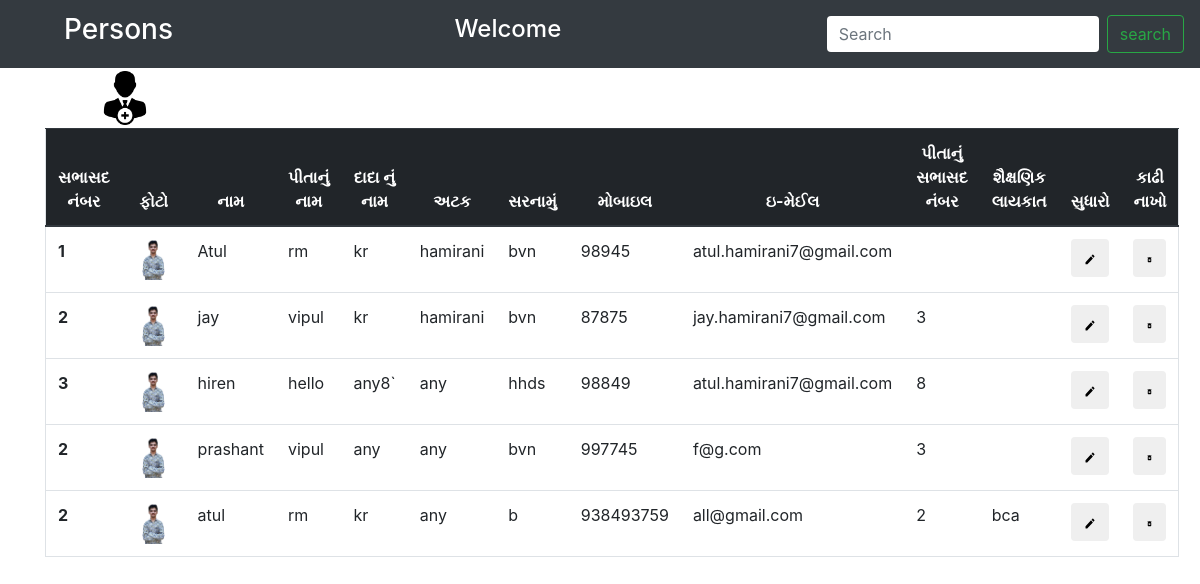
Page /list_person/ on the committed database.
### webapp/models.py (models this page shows, shortened)
class person(models.Model):
    registerno = models.CharField(null=True, max_length=15)
    father_registerno = models.CharField(null=True, max_length=15)
    first_name = models.CharField(max_length=15, default="")
    last_name = models.CharField(max_length=15, default="")
    sername = models.CharField(max_length=15, default="")
    g_father = models.CharField(max_length=15, default="")
    qualification = models.CharField(max_length=15, default="")
    email = models.CharField(max_length=20, default="")
    address = models.CharField(max_length=200, default="")
    phone = models.CharField(max_length=15, default="")
    image = models.ImageField(upload_to="upload/", default="")

### webapp/views.py (the view)
# urls.py: path('list_person/', views.list_person, name='list_person'),
def list_person(request):
    l = 10
    personlist = person.objects.all()
    page = request.GET.get('page', 1)
    paginator = Paginator(personlist, l)
    try:
        personlist = paginator.page(page)
    except PageNotAnInteger:
        personlist = paginator.page(1)
    except EmptyPage:
        personlist = paginator.page(paginator.num_pages)
    return render(request, 'personlist.html', {'personlist': personlist })

### webapp/templates/personlist.html (shortened to what this page needs)
{% extends "base.html" %}
{% block body %}
{% load static %}
  <div class="container">
    <a style="margin-left: 50px;">
      <a href="/add"><img style="width:60px;" src="{% static 'icons/add.png' %}"></a>
    <table class="table border" style="width:1155px">
    <thead class="thead-dark">
        <tr>
        <th style="text-align:center" scope="col">સભાસદ નંબર</th>
      <th style="text-align:center" scope="col">ફોટો</th>
      <th style="text-align:center" scope="col">નામ</th>
      <th style="text-align:center" scope="col">પીતાનું નામ</th>
      <th style="text-align:center" scope="col">દાદા નું નામ</th>
      <th style="text-align:center" scope="col">અટક</th>
      <th style="text-align:center" scope="col">સરનામું</th>
      <th style="text-align:center" scope="col">મોબાઇલ</th>
      <th style="text-align:center" scope="col">ઇ-મેઈલ</th>
      <th style="text-align:center" scope="col">પીતાનું સભાસદ નંબર</th>
      <th style="text-align:center" scope="col">શૈક્ષણિક લાયકાત</th>
      <th style="text-align:center" scope="col">સુધારો</th>
      <th style="text-align:center" scope="col">કાઢી નાખો</th>
    </tr>
  </thead>
  <tbody class="border-bottom">
    {% for i in personlist %}
    <tr>
      <th scope="row">{{i.registerno}}</th>
        <td><img style="width:40px;" src="/media/{{i.image}}"></td>
      <td>{{i.first_name}}</td>
      <td>{{i.last_name}}</td>
      <td>{{i.g_father}}</td>
      <td>{{i.sername}}</td>
      <td>{{i.address}}</td>
      <td>{{i.phone}}</td>
      <td>{{i.email}}</td>
      <td>{{i.father_registerno}}</td>
      <td>{{i.qualification}}</td>
      <td>
        <a href="/edit/{{i.id}}">
          <button type="submit" class="btn">
             <img class="img-fluid"  style="width:20px; "  src="{% static 'icons/edit.svg' %}">
          </button>
        </a>
      </td>
       <td>
         <button onclick="confirm_delete({{i.id}})";  type="submit" class="btn">
           <a>
             <img class="img-fluid"  style="width:20px;" src="{% static 'icons/deleteicon.svg' %}">
           </a>
         </button>
       </td>
    </tr>
 {% endfor %}
  </tbody>
</table>
        {% endblock %}

### webapp/templates/base.html (shortened to what this page needs)
<!doctype html>
<html lang="en">
{% load static %}
  <head>
    <link rel="stylesheet" href="{% static 'model_css/model.css' %}">
    <link rel="stylesheet" href="https://maxcdn.bootstrapcdn.com/bootstrap/4.0.0/css/bootstrap.min.css">
  </head>
  <body>
{% if q %}
<nav class="navbar navbar-dark bg-dark text-white justify-content-between">
    <a href="/" class="navbar-brand ml-5"><h3>Persons</h3></a><h2>Welcome</h2>
  <form class="form-inline" action="/search/" method="post">
        <div class="form-control mr-sm-2">
        <input style="border:none" type="search" id="query" src="" name="query" value="{{q}}" placeholder="Search" aria-label="Search">
        <a href="/"><img style="width:20px;" src="{% static 'icons/cancel.svg' %}"></a>
        </div>
      <button class="btn btn-outline-success my-2 my-sm-0" type="search">search</button>
    {% csrf_token %}
  </form>
</nav>
{% else %}
<nav class="navbar navbar-dark bg-dark text-white justify-content-between">
  <a class="navbar-brand ml-5"><h3>Persons</h3></a><h4>Welcome</h4>
    <form class="form-inline" action="/search/" method="post">
        <input class="form-control mr-sm-2" style="border:none" type="search" id="query" src="" name="query" value="{{q}}" placeholder="Search" aria-label="Search">
        <button class="btn btn-outline-success my-2 my-sm-0" type="search">search</button>
  </form>
</nav>
{% endif %}
{% block body %}{% endblock %}
  </body>
</html>

### webapp/static/model_css/model.css (style rules this page uses)
* { box-sizing: border-box }

### rows in the picture
person: registerno "1", image (picture), first_name "Atul", last_name "rm", g_father "kr", sername "hamirani", address "bvn", phone "98945", email "atul.hamirani7@gmail.com"
person: registerno "2", image (picture), first_name "jay", last_name "vipul", g_father "kr", sername "hamirani", address "bvn", phone "87875", email "jay.hamirani7@gmail.com", father_registerno "3"
person: registerno "3", image (picture), first_name "hiren", last_name "hello", g_father "any8`", sername "any", address "hhds", phone "98849", email "atul.hamirani7@gmail.com", father_registerno "8"
person: registerno "2", image (picture), first_name "prashant", last_name "vipul", g_father "any", sername "any", address "bvn", phone "997745", email "f@g.com", father_registerno "3"
person: registerno "2", image (picture), first_name "atul", last_name "rm", g_father "kr", sername "any", address "b", phone "938493759", email "all@gmail.com", father_registerno "2", qualification "bca"
